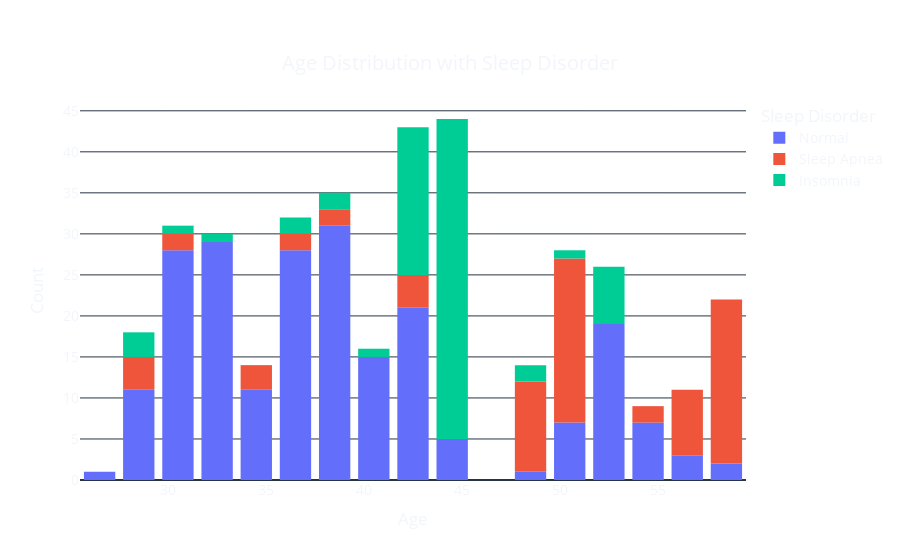

This figure's notebook cell:
### Code cell
fig = px.histogram(data, x='Age', color='Sleep Disorder', 
                   title='Age Distribution with Sleep Disorder',
                   labels={'Age': 'Age', 'count': 'Count'},
                   template='plotly_dark')

fig.update_layout(
    xaxis_title='Age',
    yaxis_title='Count',
    title={
        'text': "Age Distribution with Sleep Disorder",
        'y': 0.9,
        'x': 0.5,
        'xanchor': 'center',
        'yanchor': 'top'},
    font=dict(size=14),
    plot_bgcolor='rgba(0,0,0,0)',
    paper_bgcolor='rgba(0,0,0,0)',
    bargap=0.2
)

fig.show()

### Figure 1 — Plotly figure (JSON) as saved in the notebook; plotly's stock layout.template omitted (floating-point values rounded to 4 significant figures; data arrays with more than 128 entries replaced by an {"elided": "..."} marker saying what was removed)
{"data": [{"alignmentgroup": "True", "bingroup": "x", "hovertemplate": "Sleep Disorder=Normal<br>Age=%{x}<br>count=%{y}<extra></extra>", "legendgroup": "Normal", "marker": {"color": "#636efa", "pattern": {"shape": ""}}, "name": "Normal", "offsetgroup": "Normal", "orientation": "v", "showlegend": true, "type": "histogram", "x": {"elided": "219 int values"}, "xaxis": "x", "yaxis": "y"}, {"alignmentgroup": "True", "bingroup": "x", "hovertemplate": "Sleep Disorder=Sleep Apnea<br>Age=%{x}<br>count=%{y}<extra></extra>", "legendgroup": "Sleep Apnea", "marker": {"color": "#EF553B", "pattern": {"shape": ""}}, "name": "Sleep Apnea", "offsetgroup": "Sleep Apnea", "orientation": "v", "showlegend": true, "type": "histogram", "x": [28, 28, 29, 29, 30, 31, 34, 34, 35, 36, 36, 38, 38, 42, 42, 43, 43, 48, 49, 49, 49, 49, 49, 49, 49, 49, 49, 49, 50, 50, 50, 50, 50, 50, 50, 50, 50, 50, 50, 50, 50, 50, 50, 50, 50, 51, 51, 51, 55, 55, 57, 57, 57, 57, 57, 57, 57, 57, 58, 58, 58, 58, 58, 58, 59, 59, 59, 59, 59, 59, 59, 59, 59, 59, 59, 59, 59, 59], "xaxis": "x", "yaxis": "y"}, {"alignmentgroup": "True", "bingroup": "x", "hovertemplate": "Sleep Disorder=Insomnia<br>Age=%{x}<br>count=%{y}<extra></extra>", "legendgroup": "Insomnia", "marker": {"color": "#00cc96", "pattern": {"shape": ""}}, "name": "Insomnia", "offsetgroup": "Insomnia", "orientation": "v", "showlegend": true, "type": "histogram", "x": [28, 29, 29, 30, 33, 36, 36, 39, 39, 41, 42, 43, 43, 43, 43, 43, 43, 43, 43, 43, 43, 43, 43, 43, 43, 43, 43, 43, 44, 44, 44, 44, 44, 44, 44, 44, 44, 44, 44, 44, 44, 44, 44, 44, 44, 44, 44, 44, 44, 44, 44, 44, 44, 44, 44, 44, 45, 45, 45, 45, 45, 45, 45, 45, 45, 45, 45, 48, 48, 50, 52, 52, 52, 52, 52, 52, 53], "xaxis": "x", "yaxis": "y"}], "layout": {"autosize": true, "bargap": 0.2, "barmode": "relative", "font": {"size": 14}, "legend": {"title": {"text": "Sleep Disorder"}, "tracegroupgap": 0}, "paper_bgcolor": "rgba(0, 0, 0, 0)", "plot_bgcolor": "rgba(0, 0, 0, 0)", "title": {"text": "Age Distribution with Sleep Disorder", "x": 0.5, "xanchor": "center", "y": 0.9, "yanchor": "top"}, "xaxis": {"anchor": "y", "autorange": true, "domain": [0, 1], "range": [25.5, 59.5], "title": {"text": "Age"}, "type": "linear"}, "yaxis": {"anchor": "x", "autorange": true, "domain": [0, 1], "range": [0, 46.32], "title": {"text": "Count"}}}}
